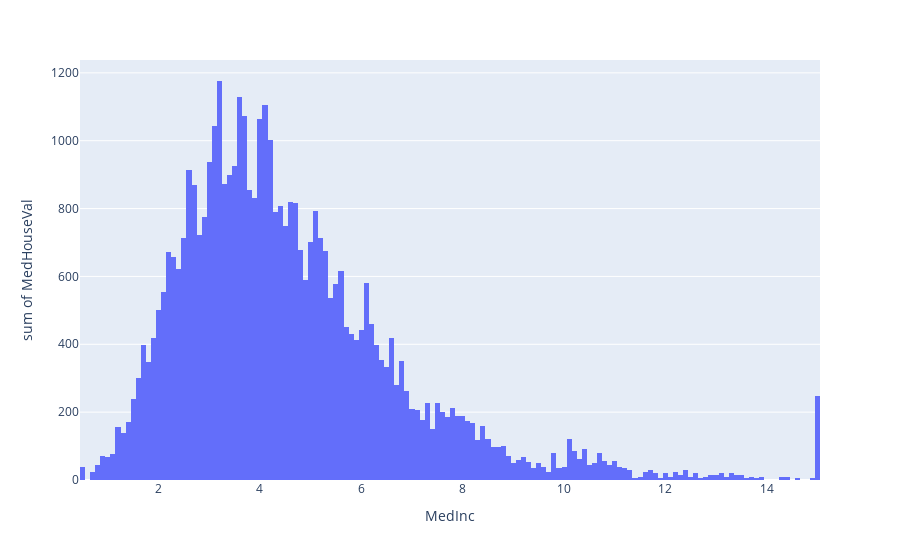

The cell this chart's notebook holds for it:
### Code cell
fig = px.histogram(housing.frame, x="MedInc", y="MedHouseVal")
fig.show()

### Figure 1 — Plotly figure (JSON) as saved in the notebook; plotly's stock layout.template omitted (floating-point values rounded to 4 significant figures; data arrays with more than 128 entries replaced by an {"elided": "..."} marker saying what was removed)
{"data": [{"alignmentgroup": "True", "bingroup": "x", "histfunc": "sum", "hovertemplate": "MedInc=%{x}<br>sum of MedHouseVal=%{y}<extra></extra>", "legendgroup": "", "marker": {"color": "#636efa", "pattern": {"shape": ""}}, "name": "", "offsetgroup": "", "orientation": "v", "showlegend": false, "type": "histogram", "x": {"elided": "20640 float values"}, "xaxis": "x", "y": {"elided": "20640 float values"}, "yaxis": "y"}], "layout": {"barmode": "relative", "legend": {"tracegroupgap": 0}, "margin": {"t": 60}, "xaxis": {"anchor": "y", "domain": [0, 1], "title": {"text": "MedInc"}}, "yaxis": {"anchor": "x", "domain": [0, 1], "title": {"text": "sum of MedHouseVal"}}}}
